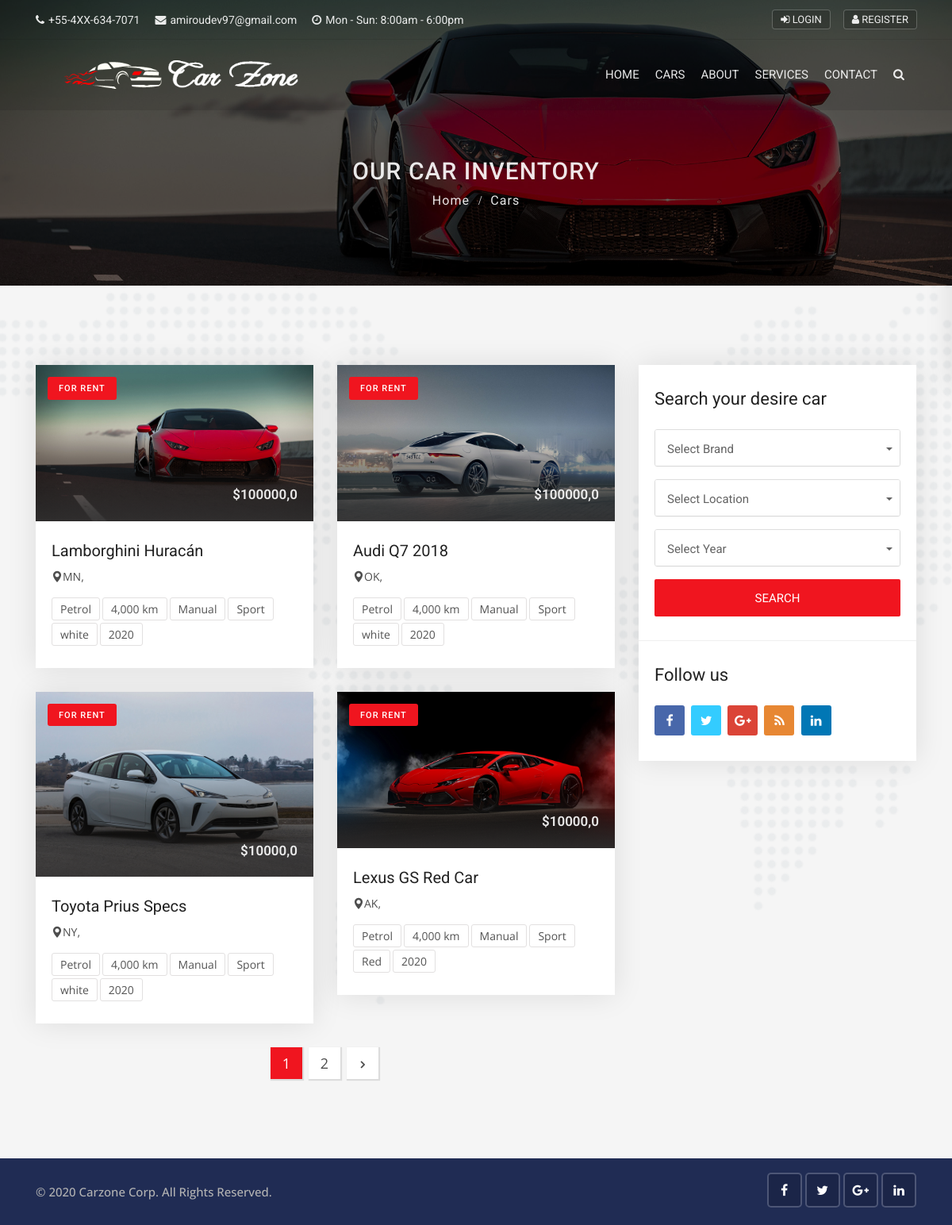
/cars, run on the app's committed database.
### carzoneapp/models.py (models this page shows, shortened)
class Base(models.Model):
    date_add = models.DateTimeField(auto_now_add=True)
    date_update = models.DateTimeField(auto_now=True)
    status = models.BooleanField(default=True)
    class Meta:
        abstract = True

class Car(Base):
    state_choice = (
        ('AL', 'Alabama'),
        ('AK', 'Alaska'),
        ('AZ', 'Arizona'),
        ('AR', 'Arkansas'),
        ('CA', 'California'),
        ('CO', 'Colorado'),
        ('CT', 'Connecticut'),
        ('DE', 'Delaware'),
        ('DC', 'District Of Columbia'),
        ('FL', 'Florida'),
        ('GA', 'Georgia'),
        ('HI', 'Hawaii'),
        ('ID', 'Idaho'),
        ('IL', 'Illinois'),
        ('IN', 'Indiana'),
        ('IA', 'Iowa'),
        ('KS', 'Kansas'),
        ('KY', 'Kentucky'),
        ('LA', 'Louisiana'),
        ('ME', 'Maine'),
        ('MD', 'Maryland'),
        ('MA', 'Massachusetts'),
        ('MI', 'Michigan'),
        ('MN', 'Minnesota'),
        ('MS', 'Mississippi'),
        ('MO', 'Missouri'),
        ('MT', 'Montana'),
        ('NE', 'Nebraska'),
        ('NV', 'Nevada'),
        ('NH', 'New Hampshire'),
        ('NJ', 'New Jersey'),
        ('NM', 'New Mexico'),
        ('NY', 'New York'),
        ('NC', 'North Carolina'),
        ('ND', 'North Dakota'),
        ('OH', 'Ohio'),
        ('OK', 'Oklahoma'),
        ('OR', 'Oregon'),
        ('PA', 'Pennsylvania'),
        ('RI', 'Rhode Island'),
        ('SC', 'South Carolina'),
        ('SD', 'South Dakota'),
        ('TN', 'Tennessee'),
        ('TX', 'Texas'),
        ('UT', 'Utah'),
        ('VT', 'Vermont'),
        ('VA', 'Virginia'),
        ('WA', 'Washington'),
        ('WV', 'West Virginia'),
        ('WI', 'Wisconsin'),
        ('WY', 'Wyoming'),
    )
    name = models.CharField(max_length=50)
    slug = AutoSlugField(populate_from='name', null=True)
    description = models.TextField(null=True)
    brand = models.ForeignKey(Brand, related_name='car_brand', on_delete=models.CASCADE)
    model = models.ForeignKey(Model, related_name="car_model", on_delete=models.CASCADE)
    location =  models.CharField(choices=state_choice,max_length=50)
    year = models.CharField(max_length=50)
    price = models.FloatField()
    image = models.FileField(upload_to="car_image")
    color = models.CharField(max_length=50)
    transmission = models.ForeignKey(Transmission, related_name="car_transmission", on_delete=models.CASCADE)
    class Meta:
        verbose_name = 'Car'
        verbose_name_plural = 'Cars'

class Transmission(Base):
    name = models.CharField(max_length=50)
    slug = AutoSlugField(populate_from='name', null=True)
    class Meta:
        verbose_name = 'Transmission'
        verbose_name_plural = 'Transmissions'
    def __str__(self):
        return self.name

### carzoneapp/views.py (the view)
# urls.py: path('cars', views.CarView.as_view(), name='cars'),
class CarView(ListView):
    template_name = "cars.html"
    paginate_by = 4
    model = models.Car
    context_object_name = "cars"
    def get_context_data(self, **kwargs):
        context = super().get_context_data(**kwargs)
        context['city_search'] = models.Car.objects.values_list('location', flat=True).distinct()
        context['cars_search'] = models.Car.objects.values_list('name', flat=True).distinct()
        context['year_search'] = models.Car.objects.values_list('year', flat=True).distinct()
        context['model_search'] = models.Car.objects.values_list('model', flat=True).distinct()
        context['transmission_search'] = models.Car.objects.values_list('transmission', flat=True).distinct()
        return context

### carzoneapp/context_processors.py (called while the page is built)
def teams(request):
    teams = Team.objects.all()
    return dict(teams=teams)

### templates/cars.html (shortened to what this page needs)
{% extends 'base/base.html' %}
{% load static %}
{% block content %}
<body>
<div class="sub-banner overview-bgi">
    <div class="container breadcrumb-area">
        <div class="breadcrumb-areas">
            <h1>Our Car Inventory</h1>
            <ul class="breadcrumbs">
                <li><a href="{% url 'index' %}">Home</a></li>
                <li class="active">Cars</li>
            </ul>
        </div>
    </div>
</div>
<div class="featured-car content-area">
    <div class="container">
        <div class="row">
            <div class="col-lg-8 col-md-12">
                <div class="row">
                    {% for car in cars %}
                    <div class="col-lg-6 col-md-6">
                        <div class="car-box-3">
                            <div class="car-thumbnail">
                                <a href="car-details.html" class="car-img">
                                    <div class="tag">For Rent</div>
                                    <div class="price-box">
                                        <span>${{car.price}}</span>
                                    </div>
                                    <img class="d-block w-100" src="{{car.image.url}}" alt="car">
                                </a>
                            </div>
                            <div class="detail">
                                <h1 class="title">
                                    <a href="{% url 'detail_view' car.slug %}">{{car.name}}</a>
                                </h1>
                                <div class="location">
                                    <a href="car-details.html">
                                        <i class="flaticon-pin"></i>{{car.location}},
                                    </a>
                                </div>
                                <ul class="facilities-list clearfix">
                                    <li>Petrol</li>
                                    <li>4,000 km</li>
                                    <li>{{car.transmission}}</li>
                                    <li>Sport</li>
                                    <li>{{car.color}}</li>
                                    <li>{{car.year}}</li>
                                </ul>
                            </div>
                        </div>
                    </div>
                    {% endfor %}
                </div>
                <div class="pagination-box p-box-2 text-center">
                    <nav aria-label="Page navigation example">
                        <ul class="pagination">
                            {% for i in paginator.page_range %}
                                {% if page_obj.number == i %}
                              <li class="page-item"><a class="page-link active" href="#">{{i}}</a></li>
                                {% else %}
                                <li class="page-item"><a class="page-link " href="?page={{i}}">{{i}}</a></li>
                                {% endif %}
                            {% endfor %}
                            {% if page_obj.has_next %}
                            <li class="page-item">
                                <a class="page-link" href="?page={{ page_obj.next_page_number }}"><i class="fa fa-angle-right"></i></a>
                            </li>
                            {% endif %}
                        </ul>
                    </nav>
                </div>
            </div>
            <div class="col-lg-4 col-md-12">
                <div class="sidebar-right">
                    <div class="widget advanced-search2">
                        <h3 class="sidebar-title">Search your desire car</h3>
                        <form method="GET" action="{% url 'search' %}"> {% csrf_token %}
                            <div class="form-group">
                                <select class="selectpicker search-fields" name="brand">
                                    <option disabled="disabled" selected="selected">Select Brand</option>
                                </select>
                            </div>
                            <div class="form-group">
                                <select class="selectpicker search-fields" name="location">
                                    <option disabled="disabled" selected="selected">Select Location</option>
                                </select>
                            </div>
                            <div class="form-group">
                                <select class="selectpicker search-fields" name="year">
                                    <option disabled="disabled" selected="selected">Select Year</option>
                                </select>
                            </div>
                            <div class="form-group mb-0">
                                <button class="search-button btn">Search</button>
                            </div>
                        </form>
                    </div>
                    <div class="widget question widget-3">
                        <h5 class="sidebar-title">Follow us</h5>
                        <div class="social-list clearfix">
                            <ul>
                                <li><a href="#" class="facebook-bg"><i class="fa fa-facebook"></i></a></li>
                                <li><a href="#" class="twitter-bg"><i class="fa fa-twitter"></i></a></li>
                                <li><a href="#" class="google-bg"><i class="fa fa-google-plus"></i></a></li>
                                <li><a href="#" class="rss-bg"><i class="fa fa-rss"></i></a></li>
                                <li><a href="#" class="linkedin-bg"><i class="fa fa-linkedin"></i></a></li>
                            </ul>
                        </div>
                    </div>
                </div>
            </div>
        </div>
    </div>
</div>
</body>
{% endblock content %}

### static/css/skins/red.css (style rules this page uses)
.search-button { background:#f0151f; }
.tag { background:#f0151f; }
.pagination > li > .active { background:#f0151f; }

### data on the page
Car: price "100000,0", image (picture), name "Lamborghini Huracán", location "MN", transmission "Manual", color "white", year "2020"
Car: price "100000,0", image (picture), name "Audi Q7 2018", location "OK", transmission "Manual", color "white", year "2020"
Car: price "10000,0", image (picture), name "Toyota Prius Specs", location "NY", transmission "Manual", color "white", year "2020"
Car: price "10000,0", image (picture), name "Lexus GS Red Car", location "AK", transmission "Manual", color "Red", year "2020"

### other printed values
{{ i }} "1"
{{ i }} "2"
